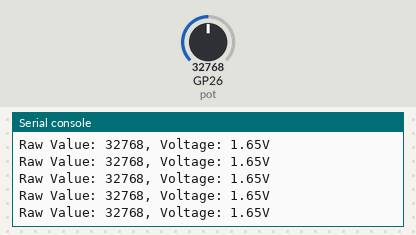
The program below on a simulated Raspberry Pi Pico running MicroPython. On the bench: the last lines printed to the serial console. The test bench sets the inputs (shaded band); at power-on: GP26 (pot) = 32768 (analog values on the 0–65535 scale).

Above: at 1.2 s.
1.3 s: GP26 (pot) set to 45874
At 1.31 s:
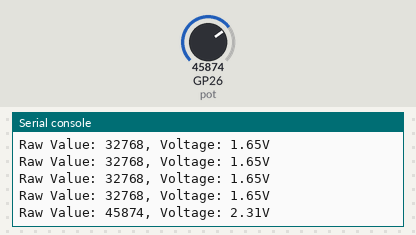
2.8 s: GP26 (pot) set to 57670
At 2.82 s:
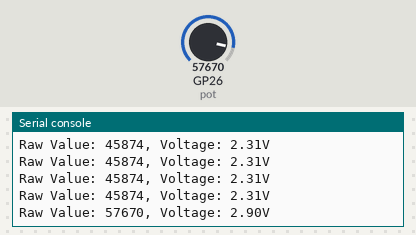
Timing chart, 0 to 5.8 s (numbered marks = the images above; inputs shaded):
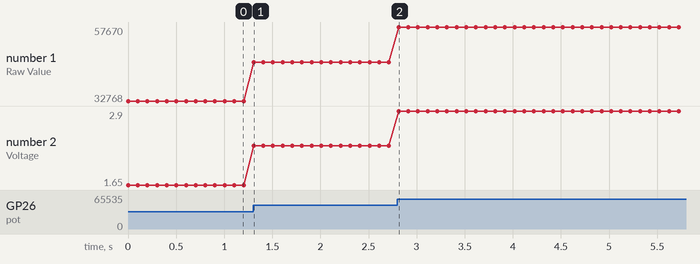

The program:

Potmeter_Example.py
```python
from machine import ADC, Pin
import time

# Configure ADC pin (GP26 is ADC0)
pot = ADC(Pin(26))

while True:
    # Read the raw ADC value (0-65535)
    raw_value = pot.read_u16()

    # Convert to a voltage value (0-3.3V)
    voltage = raw_value * 3.3 / 65535

    print(f"Raw Value: {raw_value}, Voltage: {voltage:.2f}V")
    time.sleep(0.1)  # Delay to avoid flooding the output
```

Measured:
- after the input at 1.3 s, the serial console: prints a new line at once (image 1)
- after the input at 2.8 s, the serial console: prints a new line at once (image 2)
- plotted number 1: 32768 → 45874 after the input at 1.3 s, 45874 → 57670 after the input at 2.8 s
- plotted number 2: 1.65 → 2.31 after the input at 1.3 s, 2.31 → 2.9 after the input at 2.8 s
